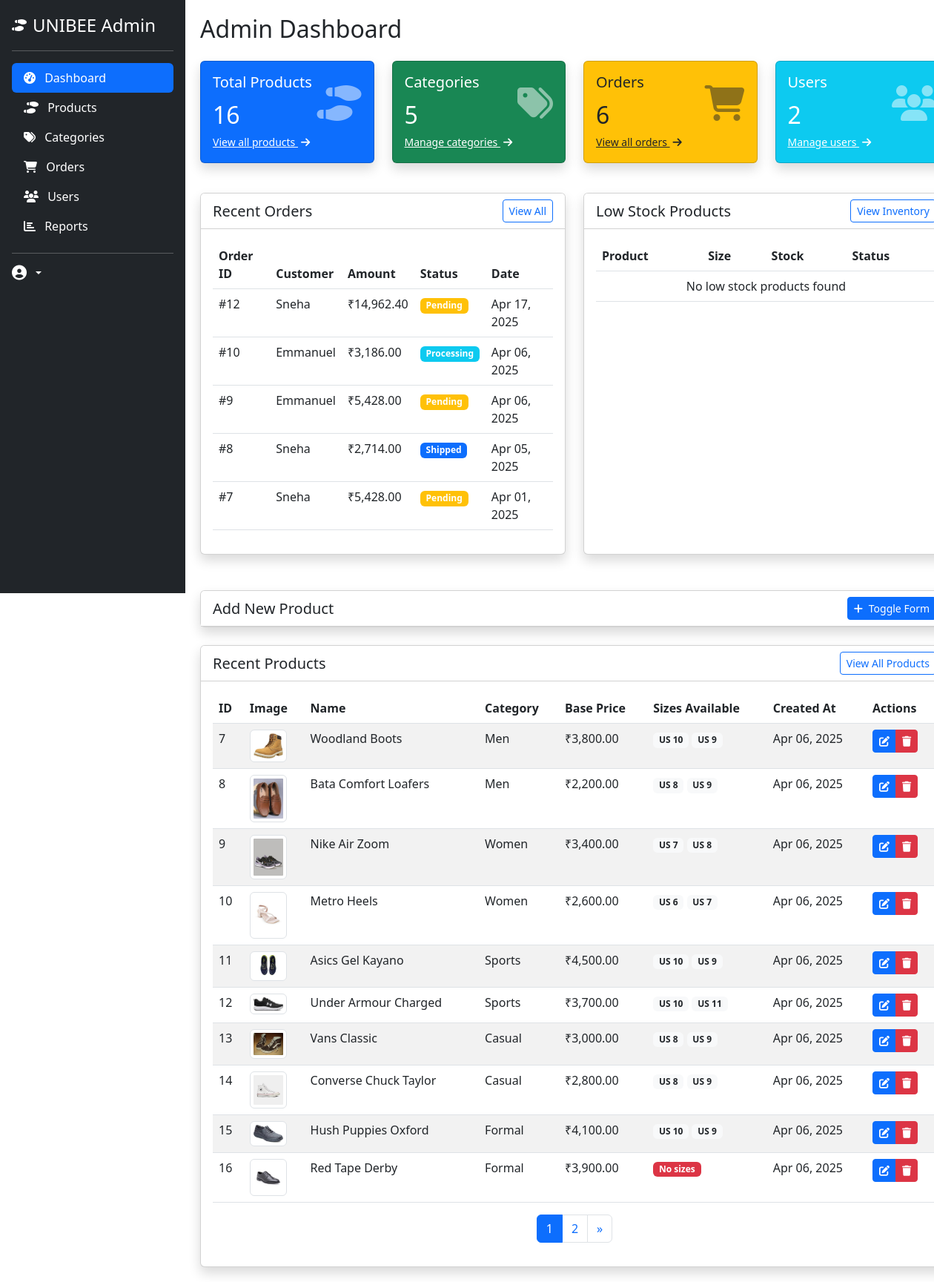
The page /admin_dashboard.php on the database its author committed.
### tables this page shows
CREATE TABLE `orders` (
  `id` int(11) NOT NULL,
  `user_id` int(11) NOT NULL,
  `total_amount` decimal(10,2) NOT NULL,
  `status` enum('pending','processing','shipped','delivered','cancelled') NOT NULL DEFAULT 'pending',
  `shipping_address` text NOT NULL,
  `payment_method` varchar(50) NOT NULL,
  `created_at` timestamp NOT NULL DEFAULT current_timestamp()
);

CREATE TABLE `users` (
  `id` int(11) NOT NULL,
  `name` varchar(100) NOT NULL,
  `email` varchar(100) NOT NULL,
  `password` varchar(255) NOT NULL,
  `created_at` timestamp NOT NULL DEFAULT current_timestamp()
);

CREATE TABLE `products` (
  `id` int(11) NOT NULL,
  `name` varchar(100) NOT NULL,
  `description` text DEFAULT NULL,
  `base_price` decimal(10,2) NOT NULL,
  `image` varchar(255) DEFAULT NULL,
  `category_id` int(11) DEFAULT NULL,
  `created_at` timestamp NOT NULL DEFAULT current_timestamp()
);

CREATE TABLE `categories` (
  `id` int(11) NOT NULL,
  `name` varchar(50) NOT NULL,
  `description` text DEFAULT NULL
);

### admin_dashboard.php (the view, shortened to what the rows shown need)
<?php
$db_host = "localhost";
$db_user = "root";
$db_pass = "";
$db_name = "shoe_store";
$conn = new mysqli($db_host, $db_user, $db_pass, $db_name);
$page = isset($_GET['page']) ? (int)$_GET['page'] : 1;
$per_page = 10;
$offset = ($page - 1) * $per_page;
$products_query = "SELECT p.*, c.name as category_name
                  FROM products p
                  LEFT JOIN categories c ON p.category_id = c.id
                  ORDER BY p.created_at DESC
                  LIMIT ? OFFSET ?";
$products_stmt = $conn->prepare($products_query);
$products_stmt->bind_param("ii", $per_page, $offset);
$products_stmt->execute();
$products_result = $products_stmt->get_result();
$recent_orders_query = "SELECT o.id, o.total_amount, o.status, o.created_at, u.name as customer_name
                        FROM orders o
                        LEFT JOIN users u ON o.user_id = u.id
                        ORDER BY o.created_at DESC
                        LIMIT 5";
$recent_orders_result = $conn->query($recent_orders_query);
?>
<!DOCTYPE html>
<html lang="en">
<head>
    <link href="https://cdn.jsdelivr.net/npm/bootstrap@5.3.0-alpha1/dist/css/bootstrap.min.css" rel="stylesheet">
    <link rel="stylesheet" href="https://cdnjs.cloudflare.com/ajax/libs/font-awesome/6.1.1/css/all.min.css">
</head>
<body>
    <div class="container-fluid">
        <div class="row">
            <div class="col-md-10 content">
                <h2 class="mb-4">Admin Dashboard</h2>
                <div class="row mb-4">
                    <div class="col-md-6 mb-4">
                        <div class="card h-100 shadow">
                            <div class="card-body">
                                <div class="table-responsive">
                                    <table class="table table-hover">
                                        <thead>
                                            <tr>
                                                <th>Order ID</th>
                                                <th>Customer</th>
                                                <th>Amount</th>
                                                <th>Status</th>
                                                <th>Date</th>
                                            </tr>
                                        </thead>
                                        <tbody>
                                            <?php if ($recent_orders_result && $recent_orders_result->num_rows > 0): ?>
                                                <?php while ($order = $recent_orders_result->fetch_assoc()): ?>
                                                    <tr>
                                                        <td>#<?php echo $order['id']; ?></td>
                                                        <td><?php echo htmlspecialchars($order['customer_name']); ?></td>
                                                        <td>₹<?php echo number_format($order['total_amount'], 2); ?></td>
                                                        <td>
                                                            <?php
                                                            $status_class = '';
                                                            switch ($order['status']) {
                                                                case 'pending':
                                                                    $status_class = 'warning';
                                                                    break;
                                                                case 'processing':
                                                                    $status_class = 'info';
                                                                    break;
                                                                case 'shipped':
                                                                    $status_class = 'primary';
                                                                    break;
                                                            }
                                                            ?>
                                                            <span class="badge bg-<?php echo $status_class; ?>">
                                                                <?php echo ucfirst($order['status']); ?>
                                                            </span>
                                                        </td>
                                                        <td><?php echo date('M d, Y', strtotime($order['created_at'])); ?></td>
                                                    </tr>
                                                <?php endwhile; ?>
                                            <?php else: ?>
                                                <tr>
                                                    <td colspan="5" class="text-center">No recent orders found</td>
                                                </tr>
                                            <?php endif; ?>
                                        </tbody>
                                    </table>
                                </div>
                            </div>
                        </div>
                    </div>
                    <div class="col-md-6 mb-4">
                        <div class="card h-100 shadow">
                            <div class="card-body">
                                <div class="table-responsive">
                                    <table class="table table-hover">
                                        <thead>
                                            <tr>
                                                <th>Product</th>
                                                <th>Size</th>
                                                <th>Stock</th>
                                                <th>Status</th>
                                            </tr>
                                        </thead>
                                    </table>
                                </div>
                            </div>
                        </div>
                    </div>
                </div>
                <div class="card shadow">
                    <div class="card-body">
                        <div class="table-responsive">
                            <table class="table table-striped table-hover">
                                <thead>
                                    <tr>
                                        <th>ID</th>
                                        <th>Image</th>
                                        <th>Name</th>
                                        <th>Category</th>
                                        <th>Base Price</th>
                                        <th>Sizes Available</th>
                                        <th>Created At</th>
                                        <th>Actions</th>
                                    </tr>
                                </thead>
                                <tbody>
                                    <?php if ($products_result->num_rows > 0): ?>
                                        <?php while ($product = $products_result->fetch_assoc()):
                                            $sizes_query = "SELECT size FROM product_sizes WHERE product_id = ? LIMIT 5";
                                            $sizes_stmt = $conn->prepare($sizes_query);
                                            $sizes_stmt->bind_param("i", $product['id']);
                                            $sizes_stmt->execute();
                                            $sizes_result = $sizes_stmt->get_result();
                                            $sizes = [];
                                            while ($size_row = $sizes_result->fetch_assoc()) {
                                                $sizes[] = $size_row['size'];
                                            }
                                        ?>
                                            <tr>
                                                <td><?php echo $product['id']; ?></td>
                                                <td>
                                                    <?php if (!empty($product['image'])): ?>
                                                        <img src="uploads/products/<?php echo htmlspecialchars($product['image']); ?>"
                                                             alt="<?php echo htmlspecialchars($product['name']); ?>" width="50" height="50" class="img-thumbnail">
                                                    <?php else: ?>
                                                        <span class="badge bg-secondary">No Image</span>
                                                    <?php endif; ?>
                                                </td>
                                                <td><?php echo htmlspecialchars($product['name']); ?></td>
                                                <td><?php echo htmlspecialchars($product['category_name']); ?></td>
                                                <td>₹<?php echo number_format($product['base_price'], 2); ?></td>
                                                <td>
                                                    <?php if (count($sizes) > 0): ?>
                                                        <?php foreach ($sizes as $size): ?>
                                                            <span class="badge bg-light text-dark"><?php echo htmlspecialchars($size); ?></span>
                                                        <?php endforeach; ?>
                                                    <?php else: ?>
                                                        <span class="badge bg-danger">No sizes</span>
                                                    <?php endif; ?>
                                                </td>
                                                <td><?php echo date('M d, Y', strtotime($product['created_at'])); ?></td>
                                                <td>
                                                    <div class="btn-group btn-group-sm">
                                                        <a href="edit_product.php?id=<?php echo $product['id']; ?>" class="btn btn-primary">
                                                            <i class="fas fa-edit"></i>
                                                        </a>
                                                        <button type="button" class="btn btn-danger delete-product" data-id="<?php echo $product['id']; ?>" data-name="<?php echo htmlspecialchars($product['name']); ?>">
                                                            <i class="fas fa-trash"></i>
                                                        </button>
                                                    </div>
                                                </td>
                                            </tr>
                                        <?php endwhile; ?>
                                    <?php else: ?>
                                        <tr>
                                            <td colspan="8" class="text-center">No products found</td>
                                        </tr>
                                    <?php endif; ?>
                                </tbody>
                            </table>
                        </div>
                    </div>
                </div>
            </div>
        </div>
    </div>
</body>
</html>

### rows shown on the page
orders: id "12", user.name "Sneha", total_amount "14,962.40", status "Pending", created_at "Apr 17, 2025"
orders: id "10", user.name "Emmanuel", total_amount "3,186.00", status "Processing", created_at "Apr 06, 2025"
orders: id "9", user.name "Emmanuel", total_amount "5,428.00", status "Pending", created_at "Apr 06, 2025"
orders: id "8", user.name "Sneha", total_amount "2,714.00", status "Shipped", created_at "Apr 05, 2025"
orders: id "7", user.name "Sneha", total_amount "5,428.00", status "Pending", created_at "Apr 01, 2025"
products: id "7", image (picture), name "Woodland Boots", category.name "Men", base_price "3,800.00", size "US 10", size "US 9", created_at "Apr 06, 2025"
products: id "8", image (picture), name "Bata Comfort Loafers", category.name "Men", base_price "2,200.00", size "US 8", size "US 9", created_at "Apr 06, 2025"
products: id "9", image (picture), name "Nike Air Zoom", category.name "Women", base_price "3,400.00", size "US 7", size "US 8", created_at "Apr 06, 2025"
products: id "10", image (picture), name "Metro Heels", category.name "Women", base_price "2,600.00", size "US 6", size "US 7", created_at "Apr 06, 2025"
products: id "11", image (picture), name "Asics Gel Kayano", category.name "Sports", base_price "4,500.00", size "US 10", size "US 9", created_at "Apr 06, 2025"
products: id "12", image (picture), name "Under Armour Charged", category.name "Sports", base_price "3,700.00", size "US 10", size "US 11", created_at "Apr 06, 2025"
products: id "13", image (picture), name "Vans Classic", category.name "Casual", base_price "3,000.00", size "US 8", size "US 9", created_at "Apr 06, 2025"
products: id "14", image (picture), name "Converse Chuck Taylor", category.name "Casual", base_price "2,800.00", size "US 8", size "US 9", created_at "Apr 06, 2025"
products: id "15", image (picture), name "Hush Puppies Oxford", category.name "Formal", base_price "4,100.00", size "US 10", size "US 9", created_at "Apr 06, 2025"
products: id "16", image (picture), name "Red Tape Derby", category.name "Formal", base_price "3,900.00", shows "No sizes", created_at "Apr 06, 2025"

### other values the page prints
$total_products "16"
count($categories) "5"
$order_count "6"
$user_count "2"
